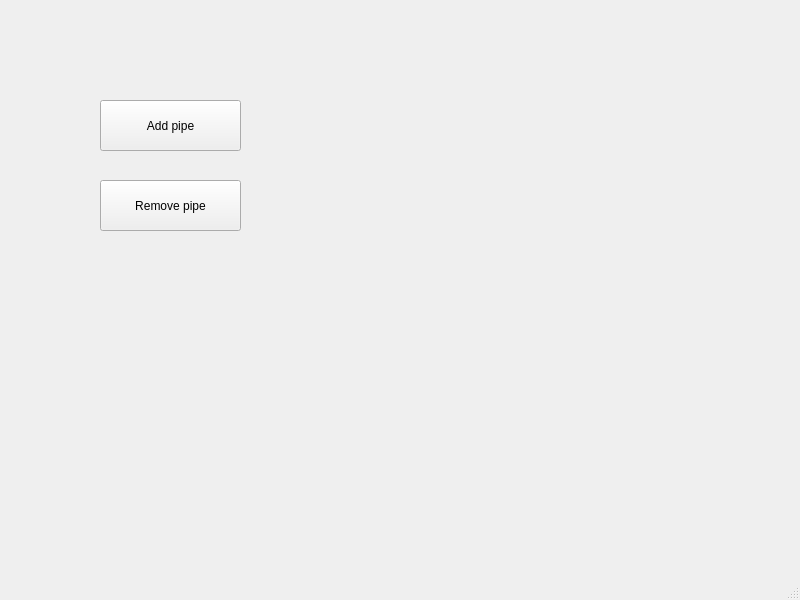
<?xml version="1.0" encoding="UTF-8"?>
<ui version="4.0">
 <class>MainWindow</class>
 <widget class="QMainWindow" name="MainWindow">
  <property name="geometry">
   <rect>
    <x>0</x>
    <y>0</y>
    <width>800</width>
    <height>600</height>
   </rect>
  </property>
  <property name="windowTitle">
   <string>MainWindow</string>
  </property>
  <widget class="QWidget" name="centralwidget">
   <widget class="QPushButton" name="pushButton">
    <property name="geometry">
     <rect>
      <x>100</x>
      <y>100</y>
      <width>141</width>
      <height>51</height>
     </rect>
    </property>
    <property name="text">
     <string>Add pipe</string>
    </property>
   </widget>
   <widget class="QPushButton" name="pushButton_2">
    <property name="geometry">
     <rect>
      <x>100</x>
      <y>180</y>
      <width>141</width>
      <height>51</height>
     </rect>
    </property>
    <property name="text">
     <string>Remove pipe</string>
    </property>
   </widget>
  </widget>
  <widget class="QMenuBar" name="menubar">
   <property name="geometry">
    <rect>
     <x>0</x>
     <y>0</y>
     <width>800</width>
     <height>31</height>
    </rect>
   </property>
  </widget>
  <widget class="QStatusBar" name="statusbar"/>
 </widget>
 <resources/>
 <connections/>
</ui>
